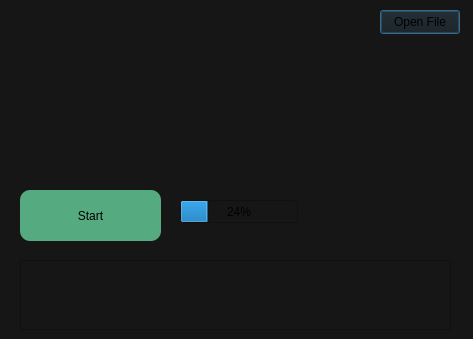
<?xml version="1.0" encoding="UTF-8"?>
<ui version="4.0">
 <class>Dialog</class>
 <widget class="QDialog" name="Dialog">
  <property name="geometry">
   <rect>
    <x>0</x>
    <y>0</y>
    <width>473</width>
    <height>339</height>
   </rect>
  </property>
  <property name="windowTitle">
   <string>Dialog</string>
  </property>
  <property name="styleSheet">
   <string notr="true">background-color: rgb(22, 22, 22);</string>
  </property>
  <widget class="QPushButton" name="Open_Hpgl_file">
   <property name="geometry">
    <rect>
     <x>380</x>
     <y>10</y>
     <width>80</width>
     <height>24</height>
    </rect>
   </property>
   <property name="text">
    <string>Open File</string>
   </property>
  </widget>
  <widget class="QPushButton" name="StartSendingData">
   <property name="geometry">
    <rect>
     <x>20</x>
     <y>190</y>
     <width>141</width>
     <height>51</height>
    </rect>
   </property>
   <property name="styleSheet">
    <string notr="true">	background-color: rgb(85, 170, 127);


	font: 700 22pt &quot;Segoe UI&quot;;
	border: none;
 	border-radius: 10px;</string>
   </property>
   <property name="text">
    <string>Start</string>
   </property>
  </widget>
  <widget class="QProgressBar" name="progressBar">
   <property name="geometry">
    <rect>
     <x>180</x>
     <y>200</y>
     <width>118</width>
     <height>23</height>
    </rect>
   </property>
   <property name="value">
    <number>24</number>
   </property>
  </widget>
  <widget class="QTextEdit" name="Logs">
   <property name="geometry">
    <rect>
     <x>20</x>
     <y>260</y>
     <width>431</width>
     <height>70</height>
    </rect>
   </property>
  </widget>
 </widget>
 <resources/>
 <connections/>
</ui>
